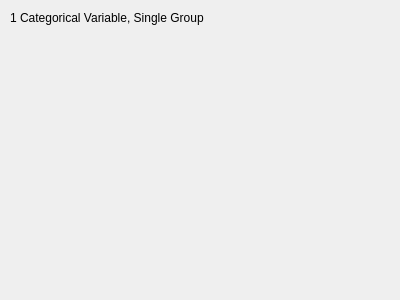
<?xml version="1.0" encoding="UTF-8"?>
<ui version="4.0">
 <class>Cat1Single</class>
 <widget class="QWidget" name="Cat1Single">
  <property name="geometry">
   <rect>
    <x>0</x>
    <y>0</y>
    <width>400</width>
    <height>300</height>
   </rect>
  </property>
  <property name="windowTitle">
   <string>Form</string>
  </property>
  <widget class="QLabel" name="label">
   <property name="geometry">
    <rect>
     <x>10</x>
     <y>10</y>
     <width>281</width>
     <height>16</height>
    </rect>
   </property>
   <property name="text">
    <string>1 Categorical Variable, Single Group</string>
   </property>
  </widget>
 </widget>
 <resources/>
 <connections/>
</ui>
